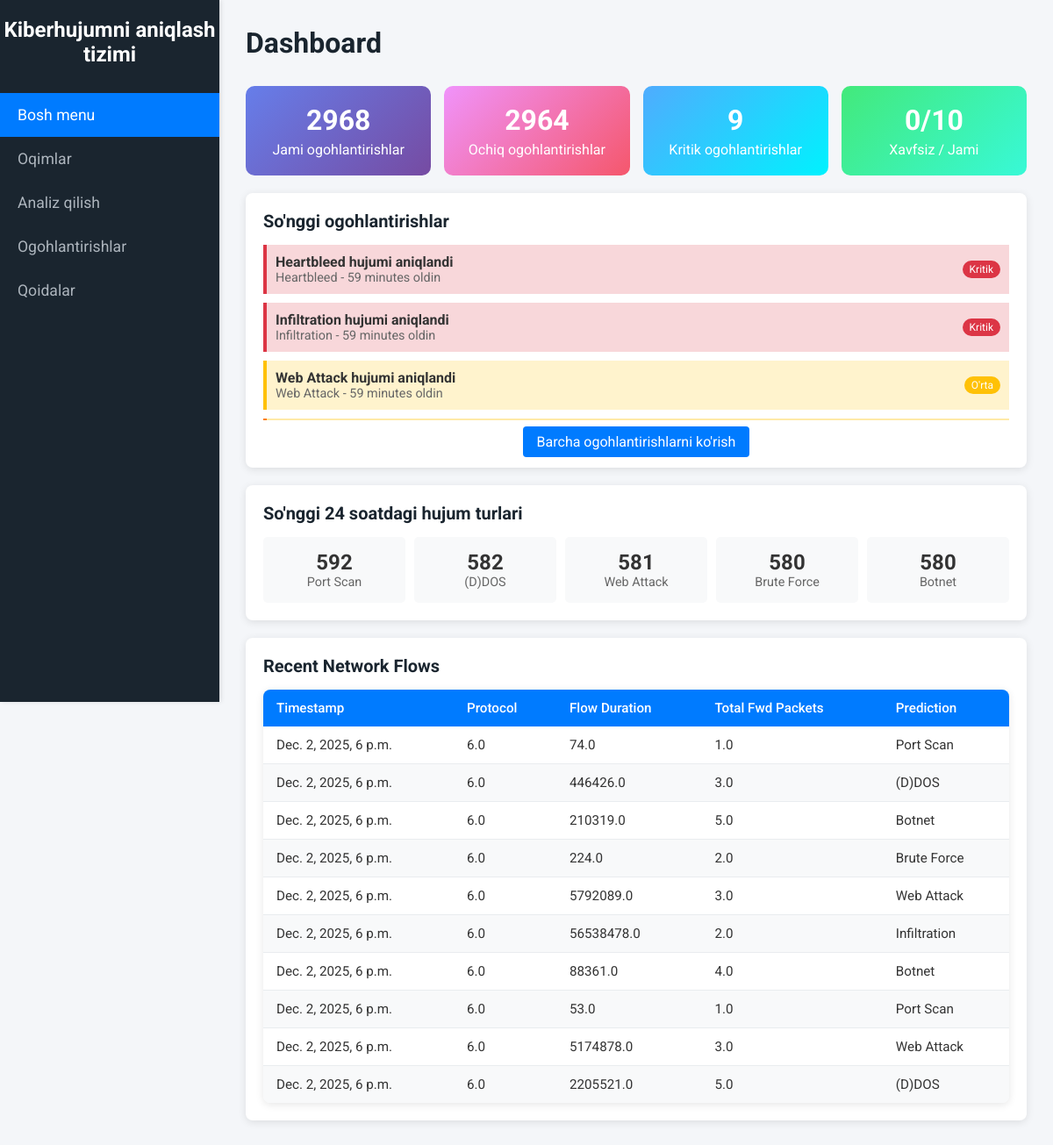
The page / on the database its author committed.
### ids/models.py (models this page shows, shortened)
class Alert(models.Model):
    SEVERITY_CHOICES = [
        ('low', 'Kam'),
        ('medium', 'O\'rta'),
        ('high', 'Yuqori'),
        ('critical', 'Kritik'),
    ]
    STATUS_CHOICES = [
        ('open', 'Ochiq'),
        ('acknowledged', 'Qabul qilingan'),
        ('resolved', 'Hal qilingan'),
        ('false_positive', 'Noto\'g\'ri signal'),
    ]
    title = models.CharField(max_length=200, verbose_name="Sarlavha")
    description = models.TextField(verbose_name="Tavsif")
    severity = models.CharField(max_length=20, choices=SEVERITY_CHOICES, default='medium', verbose_name="Jiddiylik darajasi")
    status = models.CharField(max_length=20, choices=STATUS_CHOICES, default='open', verbose_name="Holat")
    network_flow = models.ForeignKey(NetworkFlow, on_delete=models.CASCADE, null=True, blank=True, verbose_name="Tarmoq oqimi")
    source_ip = models.GenericIPAddressField(null=True, blank=True, verbose_name="Manba IP")
    destination_ip = models.GenericIPAddressField(null=True, blank=True, verbose_name="Maqsad IP")
    attack_type = models.CharField(max_length=100, null=True, blank=True, verbose_name="Hujum turi")
    created_at = models.DateTimeField(auto_now_add=True, verbose_name="Yaratilgan vaqt")
    updated_at = models.DateTimeField(auto_now=True, verbose_name="Yangilangan vaqt")
    acknowledged_at = models.DateTimeField(null=True, blank=True, verbose_name="Qabul qilingan vaqt")
    resolved_at = models.DateTimeField(null=True, blank=True, verbose_name="Hal qilingan vaqt")
    class Meta:
        ordering = ['-created_at']
        verbose_name = "Ogohlantirish"
        verbose_name_plural = "Ogohlantirishlar"

class NetworkFlow(models.Model):
    protocol = models.FloatField()
    flow_duration = models.FloatField()
    total_fwd_packets = models.FloatField()
    total_backward_packets = models.FloatField()
    fwd_packets_length_total = models.FloatField()
    bwd_packets_length_total = models.FloatField()
    fwd_packet_length_max = models.FloatField()
    fwd_packet_length_min = models.FloatField()
    fwd_packet_length_mean = models.FloatField()
    fwd_packet_length_std = models.FloatField()
    bwd_packet_length_max = models.FloatField()
    bwd_packet_length_min = models.FloatField()
    bwd_packet_length_mean = models.FloatField()
    bwd_packet_length_std = models.FloatField()
    flow_bytes_s = models.FloatField()
    flow_packets_s = models.FloatField()
    flow_iat_mean = models.FloatField()
    flow_iat_std = models.FloatField()
    flow_iat_max = models.FloatField()
    flow_iat_min = models.FloatField()
    fwd_iat_total = models.FloatField()
    fwd_iat_mean = models.FloatField()
    fwd_iat_std = models.FloatField()
    fwd_iat_max = models.FloatField()
    fwd_iat_min = models.FloatField()
    bwd_iat_total = models.FloatField()
    bwd_iat_mean = models.FloatField()
    bwd_iat_std = models.FloatField()
    bwd_iat_max = models.FloatField()
    bwd_iat_min = models.FloatField()
    fwd_psh_flags = models.FloatField()
    fwd_header_length = models.FloatField()
    bwd_header_length = models.FloatField()
    fwd_packets_s = models.FloatField()
    bwd_packets_s = models.FloatField()
    packet_length_min = models.FloatField()
    packet_length_max = models.FloatField()
    packet_length_mean = models.FloatField()
    packet_length_std = models.FloatField()
    packet_length_variance = models.FloatField()
    fin_flag_count = models.FloatField()
    syn_flag_count = models.FloatField()
    rst_flag_count = models.FloatField()
    psh_flag_count = models.FloatField()
    ack_flag_count = models.FloatField()
    urg_flag_count = models.FloatField()
    ece_flag_count = models.FloatField()
    down_up_ratio = models.FloatField()
    avg_packet_size = models.FloatField()
    avg_fwd_segment_size = models.FloatField()
    avg_bwd_segment_size = models.FloatField()
    subflow_fwd_packets = models.FloatField()
    subflow_fwd_bytes = models.FloatField()
    subflow_bwd_packets = models.FloatField()
    subflow_bwd_bytes = models.FloatField()
    init_fwd_win_bytes = models.FloatField()
    init_bwd_win_bytes = models.FloatField()
    fwd_act_data_packets = models.FloatField()
    fwd_seg_size_min = models.FloatField()
    active_mean = models.FloatField()
    active_std = models.FloatField()
    active_max = models.FloatField()
    active_min = models.FloatField()
    idle_mean = models.FloatField()
    idle_std = models.FloatField()
    idle_max = models.FloatField()
    idle_min = models.FloatField()
    prediction = models.CharField(max_length=50, null=True, blank=True)
    timestamp = models.DateTimeField(auto_now_add=True)

### ids/views.py (the view)
# urls.py: path('', views.dashboard, name='dashboard'),
def dashboard(request):
    flows = NetworkFlow.objects.all().order_by('-timestamp')[:10]
    total_alerts = Alert.objects.count()
    open_alerts = Alert.objects.filter(status='open').count()
    critical_alerts = Alert.objects.filter(severity='critical', status='open').count()
    recent_alerts = Alert.objects.filter(status='open').order_by('-created_at')[:5]
    recent_predictions = flows.values_list('prediction', flat=True)
    benign_count = sum(1 for p in recent_predictions if p == 'Benign')
    malicious_count = len(recent_predictions) - benign_count
    attack_distribution = Alert.objects.filter(
        created_at__gte=timezone.now() - timedelta(hours=24)
    ).values('attack_type').annotate(count=Count('id')).order_by('-count')[:5]
    context = {
        'flows': flows,
        'total_alerts': total_alerts,
        'open_alerts': open_alerts,
        'critical_alerts': critical_alerts,
        'recent_alerts': recent_alerts,
        'benign_count': benign_count,
        'malicious_count': malicious_count,
        'attack_distribution': attack_distribution,
    }
    return render(request, 'ids/dashboard.html', context)

### ids/templates/ids/dashboard.html (shortened to what this page needs)
<!DOCTYPE html>
<html lang="en">
<head>
    {% load static %}
    <link rel="stylesheet" href="{% static 'ids/css/styles.css' %}">
</head>
<body>
    <div class="sidebar">
        <h2>Kiberhujumni aniqlash tizimi</h2>
        <a href="{% url 'dashboard' %}" class="active">Bosh menu</a>
        <a href="{% url 'flows' %}">Oqimlar</a>
        <a href="{% url 'analysis' %}">Analiz qilish</a>
        <a href="{% url 'alerts' %}">Ogohlantirishlar</a>
        <a href="{% url 'rules' %}">Qoidalar</a>
    </div>
    <div class="main-content">
        <header>
            <h1>Dashboard</h1>
        </header>
        <div style="display: grid; grid-template-columns: repeat(auto-fit, minmax(200px, 1fr)); gap: 15px; margin-bottom: 20px;">
            <div style="background: linear-gradient(135deg, #667eea 0%, #764ba2 100%); color: white; padding: 20px; border-radius: 10px; text-align: center;">
                <h3 style="margin: 0; font-size: 2em;">{{ total_alerts }}</h3>
                <p style="margin: 5px 0 0 0;">Jami ogohlantirishlar</p>
            </div>
            <div style="background: linear-gradient(135deg, #f093fb 0%, #f5576c 100%); color: white; padding: 20px; border-radius: 10px; text-align: center;">
                <h3 style="margin: 0; font-size: 2em;">{{ open_alerts }}</h3>
                <p style="margin: 5px 0 0 0;">Ochiq ogohlantirishlar</p>
            </div>
            <div style="background: linear-gradient(135deg, #4facfe 0%, #00f2fe 100%); color: white; padding: 20px; border-radius: 10px; text-align: center;">
                <h3 style="margin: 0; font-size: 2em;">{{ critical_alerts }}</h3>
                <p style="margin: 5px 0 0 0;">Kritik ogohlantirishlar</p>
            </div>
            <div style="background: linear-gradient(135deg, #43e97b 0%, #38f9d7 100%); color: white; padding: 20px; border-radius: 10px; text-align: center;">
                <h3 style="margin: 0; font-size: 2em;">{{ benign_count }}/{{ benign_count|add:malicious_count }}</h3>
                <p style="margin: 5px 0 0 0;">Xavfsiz / Jami</p>
            </div>
        </div>
        {% if recent_alerts %}
        <div class="card" style="margin-bottom: 20px;">
            <h3>So'nggi ogohlantirishlar</h3>
            <div style="max-height: 200px; overflow-y: auto;">
                {% for alert in recent_alerts %}
                    <div style="border-left: 4px solid {% if alert.severity == 'critical' %}#dc3545{% elif alert.severity == 'high' %}#fd7e14{% elif alert.severity == 'medium' %}#ffc107{% else %}#28a745{% endif %}; padding: 10px; margin-bottom: 10px; background-color: {% if alert.severity == 'critical' %}#f8d7da{% elif alert.severity == 'high' %}#ffeaa7{% elif alert.severity == 'medium' %}#fff3cd{% else %}#d4edda{% endif %};">
                        <div style="display: flex; justify-content: space-between; align-items: center;">
                            <div>
                                <strong>{{ alert.title }}</strong>
                                <div style="font-size: 0.9em; color: #666;">{{ alert.attack_type|default:"Noma'lum" }} - {{ alert.created_at|timesince }} oldin</div>
                            </div>
                            <span style="background-color: {% if alert.severity == 'critical' %}#dc3545{% elif alert.severity == 'high' %}#fd7e14{% elif alert.severity == 'medium' %}#ffc107{% else %}#28a745{% endif %}; color: white; padding: 3px 8px; border-radius: 12px; font-size: 12px;">
                                {{ alert.get_severity_display }}
                            </span>
                        </div>
                    </div>
                {% endfor %}
            </div>
            <div style="text-align: center; margin-top: 15px;">
                <a href="{% url 'alerts' %}" style="background-color: #007bff; color: white; padding: 8px 16px; text-decoration: none; border-radius: 4px;">Barcha ogohlantirishlarni ko'rish</a>
            </div>
        </div>
        {% endif %}
        {% if attack_distribution %}
        <div class="card" style="margin-bottom: 20px;">
            <h3>So'nggi 24 soatdagi hujum turlari</h3>
            <div style="display: grid; grid-template-columns: repeat(auto-fit, minmax(150px, 1fr)); gap: 10px;">
                {% for attack in attack_distribution %}
                    <div style="text-align: center; padding: 15px; background-color: #f8f9fa; border-radius: 5px;">
                        <div style="font-size: 1.5em; font-weight: bold; color: #333;">{{ attack.count }}</div>
                        <div style="font-size: 0.9em; color: #666;">{{ attack.attack_type|default:"Noma'lum" }}</div>
                    </div>
                {% endfor %}
            </div>
        </div>
        {% endif %}
        <div class="card">
            <h3>Recent Network Flows</h3>
            <table>
                <thead>
                    <tr>
                        <th>Timestamp</th>
                        <th>Protocol</th>
                        <th>Flow Duration</th>
                        <th>Total Fwd Packets</th>
                        <th>Prediction</th>
                    </tr>
                </thead>
                <tbody id="flows-body">
                    {% for flow in flows %}
                    <tr>
                        <td>{{ flow.timestamp }}</td>
                        <td>{{ flow.protocol }}</td>
                        <td>{{ flow.flow_duration }}</td>
                        <td>{{ flow.total_fwd_packets }}</td>
                        <td>{{ flow.prediction }}</td>
                    </tr>
                    {% empty %}
                    <tr>
                        <td colspan="5">No recent flows available.</td>
                    </tr>
                    {% endfor %}
                </tbody>
            </table>
        </div>
    </div>
</body>
</html>

### ids/static/ids/css/styles.css (style rules this page uses)
* { margin: 0; padding: 0; box-sizing: border-box; }
body { font-family: 'Roboto', sans-serif; background-color: #f4f6f9; color: #333; }
.sidebar { position: fixed; top: 0; left: 0; width: 250px; height: 100vh; background-color: #1a252f; padding-top: 20px; box-shadow: 2px 0 5px rgba(0, 0, 0, 0.1); }
.sidebar h2 { color: #fff; text-align: center; font-size: 1.5rem; margin-bottom: 30px; }
.sidebar a { display: block; padding: 15px 20px; color: #adb5bd; text-decoration: none; font-size: 1.1rem; transition: background-color 0.3s, color 0.3s; }
.sidebar a:hover, .sidebar a.active { background-color: #007bff; color: #fff; }
.main-content { margin-left: 250px; padding: 30px; min-height: 100vh; }
header { margin-bottom: 30px; }
header h1 { font-size: 2rem; color: #1a252f; }
.card { background-color: #fff; border-radius: 8px; box-shadow: 0 2px 10px rgba(0, 0, 0, 0.1); padding: 20px; margin-bottom: 20px; }
.card h3 { font-size: 1.25rem; margin-bottom: 15px; color: #1a252f; }
table { width: 100%; border-collapse: collapse; background-color: #fff; box-shadow: 0 2px 10px rgba(0, 0, 0, 0.1); border-radius: 8px; overflow: hidden; }
th, td { padding: 12px 15px; text-align: left; font-size: 0.95rem; }
th { background-color: #007bff; color: #fff; font-weight: 500; }
td { border-bottom: 1px solid #e9ecef; color: #333; }
tr:last-child td { border-bottom: none; }
tr:nth-child(even) { background-color: #f8f9fa; }

### rows shown on the page
Alert: title "Heartbleed hujumi aniqlandi", attack_type "Heartbleed", created_at "59 minutes", severity "Kritik"
Alert: title "Infiltration hujumi aniqlandi", attack_type "Infiltration", created_at "59 minutes", severity "Kritik"
Alert: title "Web Attack hujumi aniqlandi", attack_type "Web Attack", created_at "59 minutes", severity "O'rta"
NetworkFlow: timestamp "Dec. 2, 2025, 6 p.m.", protocol "6.0", flow_duration "74.0", total_fwd_packets "1.0", prediction "Port Scan"
NetworkFlow: timestamp "Dec. 2, 2025, 6 p.m.", protocol "6.0", flow_duration "446426.0", total_fwd_packets "3.0", prediction "(D)DOS"
NetworkFlow: timestamp "Dec. 2, 2025, 6 p.m.", protocol "6.0", flow_duration "210319.0", total_fwd_packets "5.0", prediction "Botnet"
NetworkFlow: timestamp "Dec. 2, 2025, 6 p.m.", protocol "6.0", flow_duration "224.0", total_fwd_packets "2.0", prediction "Brute Force"
NetworkFlow: timestamp "Dec. 2, 2025, 6 p.m.", protocol "6.0", flow_duration "5792089.0", total_fwd_packets "3.0", prediction "Web Attack"
NetworkFlow: timestamp "Dec. 2, 2025, 6 p.m.", protocol "6.0", flow_duration "56538478.0", total_fwd_packets "2.0", prediction "Infiltration"
NetworkFlow: timestamp "Dec. 2, 2025, 6 p.m.", protocol "6.0", flow_duration "88361.0", total_fwd_packets "4.0", prediction "Botnet"
NetworkFlow: timestamp "Dec. 2, 2025, 6 p.m.", protocol "6.0", flow_duration "53.0", total_fwd_packets "1.0", prediction "Port Scan"
NetworkFlow: timestamp "Dec. 2, 2025, 6 p.m.", protocol "6.0", flow_duration "5174878.0", total_fwd_packets "3.0", prediction "Web Attack"
NetworkFlow: timestamp "Dec. 2, 2025, 6 p.m.", protocol "6.0", flow_duration "2205521.0", total_fwd_packets "5.0", prediction "(D)DOS"

### other values the page prints
{{ total_alerts }} "2968"
{{ open_alerts }} "2964"
{{ critical_alerts }} "9"
{{ benign_count }} "0"
{{ benign_count|add:malicious_count }} "10"
{{ attack.count }} "592" "582" "581" "580" "580"
{{ attack.attack_type|default:"Noma'lum" }} "Port Scan" "(D)DOS" "Web Attack" "Brute Force" "Botnet"
